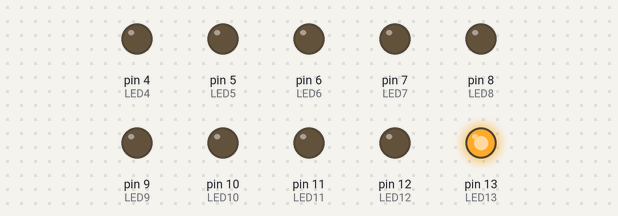
Simulated run of this sketch. Board: Arduino Uno, built with avr-gcc and run on an emulated ATmega328P. Parts: output pins drawn as LEDs (lit = HIGH).

Above: at 0.5 s.
At 2.5 s:
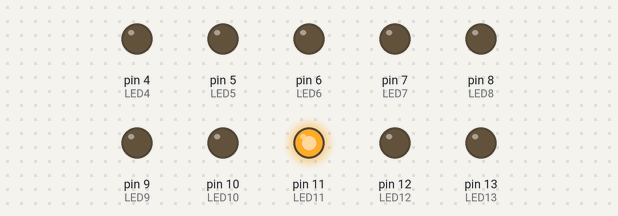
At 3.5 s:
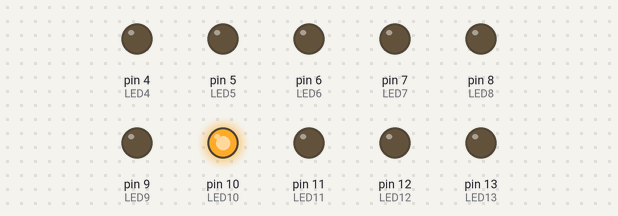
At 5.5 s:
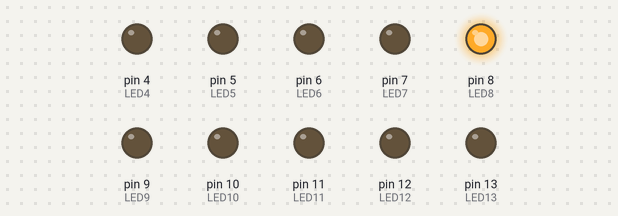
At 8.5 s:
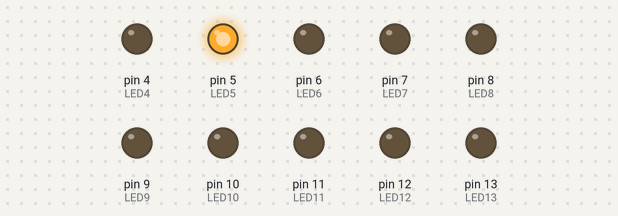
At 11.5 s:
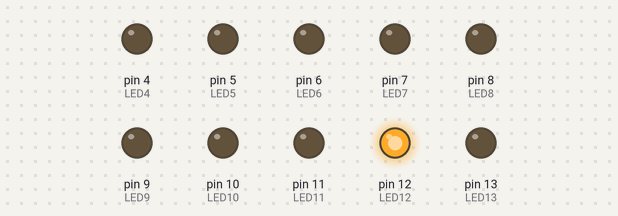
Timing chart, 0 to 13.0 s (numbered marks = the images above):
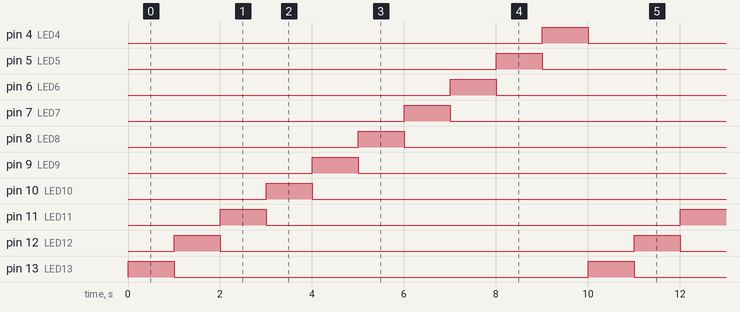

Measured:
- by itself, pin 4 (LED4), pin 5 (LED5), pin 6 (LED6), pin 7 (LED7), pin 8 (LED8), pin 9 (LED9), pin 10 (LED10), pin 11 (LED11), pin 12 (LED12), pin 13 (LED13): alternates HIGH for 1.0 s and LOW for 9.0 s
- by itself, everything shown: repeats every 10.0 s, in 10 steps

The sketch:

b0.10.3.ino
```cpp
const int LED13 = 13;
const int LED12 = 12;
const int LED11 = 11;
const int LED10 = 10;
const int LED9 = 9;
const int LED8 = 8;
const int LED7 = 7;
const int LED6 = 6;
const int LED5 = 5;
const int LED4 = 4;
void setup() {
  pinMode(LED13, OUTPUT);
  pinMode(LED12, OUTPUT);
  pinMode(LED11, OUTPUT);
  pinMode(LED10, OUTPUT);
  pinMode(LED9, OUTPUT);
  pinMode(LED8, OUTPUT);
  pinMode(LED7, OUTPUT);
  pinMode(LED6, OUTPUT);
  pinMode(LED5, OUTPUT);
  pinMode(LED4, OUTPUT);
}

void loop() {
  digitalWrite(LED4, LOW);
  digitalWrite(LED13, HIGH);
  delay(1000);
  digitalWrite(LED13, LOW);
  digitalWrite(LED12, HIGH);
  delay(1000);
  digitalWrite(LED12, LOW);
  digitalWrite(LED11, HIGH);
  delay(1000);
  digitalWrite(LED11, LOW);
  digitalWrite(LED10, HIGH);
  delay(1000);
  digitalWrite(LED10, LOW);
  digitalWrite(LED9, HIGH);
  delay(1000);
  digitalWrite(LED9, LOW);
  digitalWrite(LED8, HIGH);
  delay(1000);
  digitalWrite(LED8, LOW);
  digitalWrite(LED7, HIGH);
  delay(1000);
  digitalWrite(LED7, LOW);
  digitalWrite(LED6, HIGH);
  delay(1000);
  digitalWrite(LED6, LOW);
  digitalWrite(LED5, HIGH);
  delay(1000);
  digitalWrite(LED5, LOW);
  digitalWrite(LED4, HIGH);
  delay(1000);

}
```
